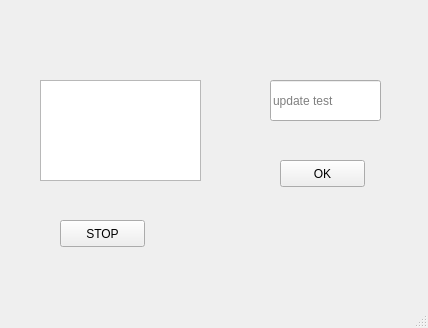
<?xml version="1.0" encoding="UTF-8"?>
<ui version="4.0">
 <class>MainWindow</class>
 <widget class="QMainWindow" name="MainWindow">
  <property name="geometry">
   <rect>
    <x>0</x>
    <y>0</y>
    <width>428</width>
    <height>328</height>
   </rect>
  </property>
  <property name="windowTitle">
   <string>display</string>
  </property>
  <widget class="QWidget" name="centralwidget">
   <widget class="QPushButton" name="Button">
    <property name="geometry">
     <rect>
      <x>60</x>
      <y>220</y>
      <width>85</width>
      <height>27</height>
     </rect>
    </property>
    <property name="text">
     <string>STOP</string>
    </property>
   </widget>
   <widget class="QTextEdit" name="text">
    <property name="geometry">
     <rect>
      <x>40</x>
      <y>80</y>
      <width>161</width>
      <height>101</height>
     </rect>
    </property>
   </widget>
   <widget class="QPushButton" name="Button_2">
    <property name="geometry">
     <rect>
      <x>280</x>
      <y>160</y>
      <width>85</width>
      <height>27</height>
     </rect>
    </property>
    <property name="text">
     <string>OK</string>
    </property>
   </widget>
   <widget class="QLineEdit" name="line2">
    <property name="geometry">
     <rect>
      <x>270</x>
      <y>80</y>
      <width>111</width>
      <height>41</height>
     </rect>
    </property>
    <property name="text">
     <string/>
    </property>
    <property name="placeholderText">
     <string>update test</string>
    </property>
   </widget>
  </widget>
  <widget class="QMenuBar" name="menubar">
   <property name="geometry">
    <rect>
     <x>0</x>
     <y>0</y>
     <width>428</width>
     <height>27</height>
    </rect>
   </property>
  </widget>
  <widget class="QStatusBar" name="statusbar"/>
 </widget>
 <resources/>
 <connections/>
</ui>
